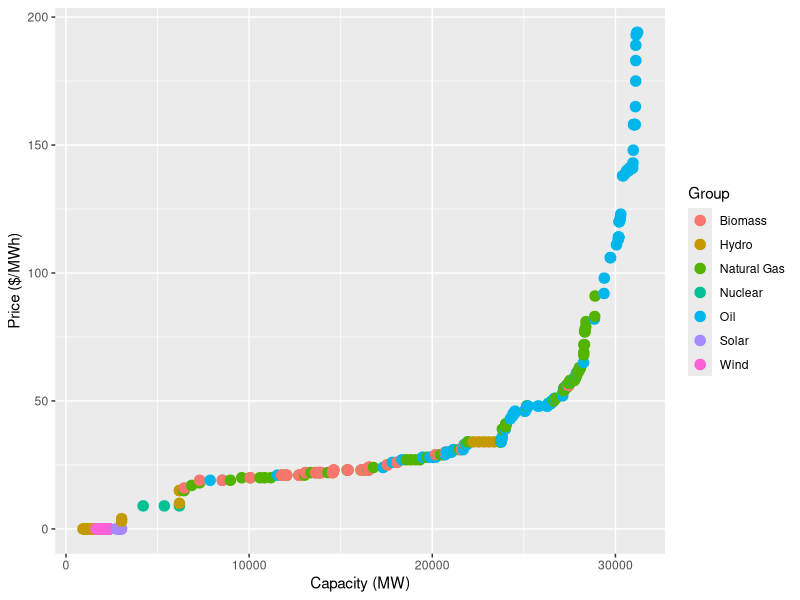
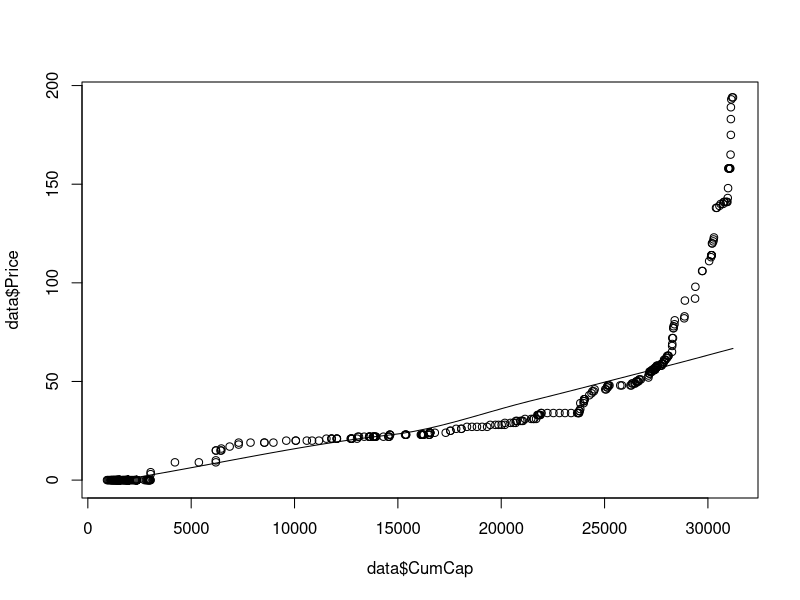

The R script that drew these images, in order:
#--- load libraries ---
library(dplyr)
library(ggplot2)

#--- read and view data ---
df <- read.csv('supplycurve.csv')
data <- tbl_df(df)
data %>% View()

#--- check data structures and groupings
data %>% 
  select(Group) %>%
  unique()

str(data)

#optional
as.numeric(data$Price)
as.numeric(data$CumCap)
data <- data[!(is.na(data$Group)),]

# --- convert groups into categories --- 
data$Group[data$Group == 2] <- 'Wind'
data$Group[data$Group == 3] <- 'Oil'
data$Group[data$Group == 5] <- 'Natural Gas'
data$Group[data$Group == 10] <- 'Hydro'
data$Group[data$Group == 11] <- 'Biomass'
data$Group[data$Group == 15] <- 'Solar'
data$Group[data$Group == 20] <- 'Nuclear'

#--- plot in ggplot ---
supply_curve <- ggplot(data, aes(x = CumCap, y = Price, shape = Group, color = Group))
supply_curve + geom_point(size = 5, shape = 20) +labs(x = "Capacity (MW)", y = "Price ($/MWh)")

#--- OPTIONAL: plot in Base R ---
scatter.smooth(data$CumCap, data$Price)

#--- OPTIONAL: remove extremes --- 
data <- subset(data, data$Price < 250)
data <- subset(data, data$Price >= 0)
